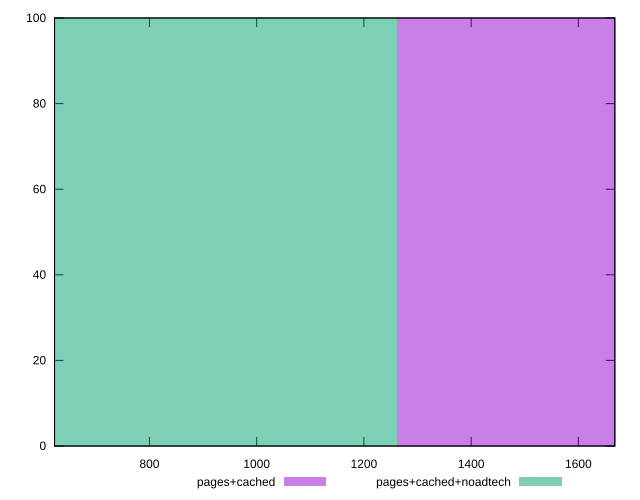

Write the gnuplot code that produced this figure.
reset

$pagesCached <<EOF
1681.50493055144 100
EOF

$pagesCachedNoadtech <<EOF
840.75246527572 100
EOF

set key outside below
set boxwidth 840.75246527572
set xrange [623:1668]
set yrange [0:100]
set trange [0:100]
set style fill transparent solid 0.5 noborder
set terminal svg size 640, 500 enhanced background rgb 'white'
set output "report_00009_2021-02-08T22-37-41.559Z/render-blocking-resources/comparison/histogram/1_vs_2.svg"

plot $pagesCached title "pages+cached" with boxes, \
     $pagesCachedNoadtech title "pages+cached+noadtech" with boxes

reset
